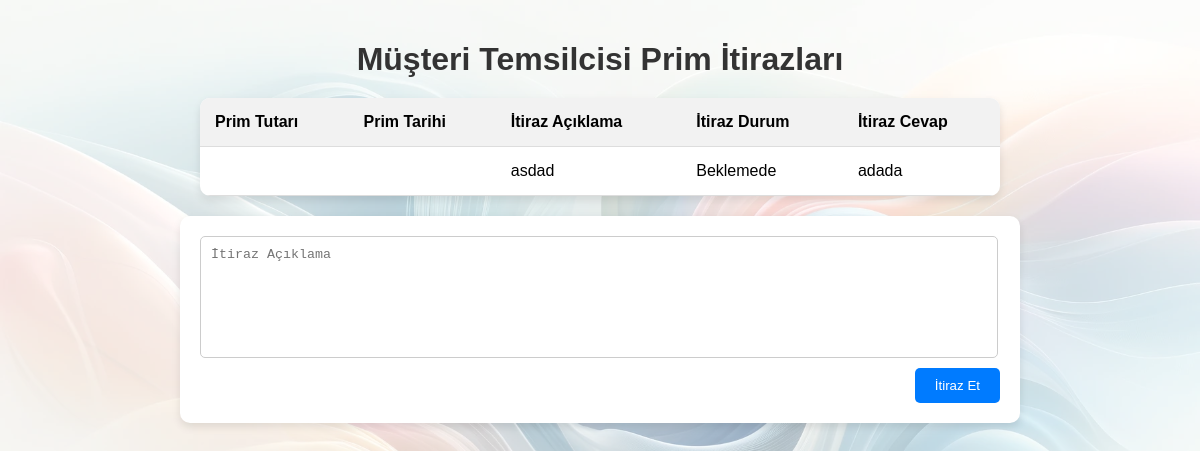
The app's page /personel/musteri_temsilcisi/yapilan_itirazlar/ (signed in) with its own data.
### personel_takip_sistemi/models.py (models this page shows)
class Primler(models.Model):
    MusteriTemsilcisi = models.ForeignKey(MusteriTemsilcisi, on_delete=models.CASCADE)
    ITIRAZ_EDILDI = models.BooleanField()
    ITIRAZ_DURUM_CHOISES = [
        ('Beklemede', 'Beklemede'),
        ('Onaylandı', 'Onaylandı'),
        ('Reddedildi', 'Reddedildi')
    ]
    ITIRAZ_DURUM = models.CharField(max_length=20, choices=ITIRAZ_DURUM_CHOISES, blank=True, null=True)
    PRIM_YIL = models.IntegerField()
    PRIM_AY_CHOISES = [
        ('Ocak', 'Ocak'),
        ('Şubat', 'Şubat'),
        ('Mart', 'Mart'),
        ('Nisan', 'Nisan'),
        ('Mayıs', 'Mayıs'),
        ('Haziran', 'Haziran'),
        ('Temmuz', 'Temmuz'),
        ('Ağustos', 'Ağustos'),
        ('Eylül', 'Eylül'),
        ('Ekim', 'Ekim'),
        ('Kasım', 'Kasım'),
        ('Aralık', 'Aralık'),
    ]
    PRIM_AY = models.CharField(max_length=20, choices=PRIM_AY_CHOISES)
    PRIM_MIKTARI = models.FloatField()
    ITIRAZ_ACIKLAMA = models.TextField(blank=True, null=True)
    ITIRAZ_CEVAP = models.TextField(blank=True, null=True)

### personel_takip_sistemi/decorators.py (the view)
    def wrap(request, *args, **kwargs):
        user = request.user
        if user.USER_TYPE == "MusteriTemsilcisi" or user.is_superuser == True:
            return function(request, *args, **kwargs)
        else:
            raise PermissionDenied

### personel_takip_sistemi/views.py (called while the page is built)
@login_required
@user_is_musteri_temsilcisi
def musteri_temsilcisi_primlere_yapilan_itirazlar_menusu(request):
    context = []
    musteri_temsilcisi = MusteriTemsilcisi.objects.get(user_id=request.user.id)
    primler = Primler.objects.filter(MusteriTemsilcisi_id=musteri_temsilcisi.id, ITIRAZ_EDILDI=True)
    for prim in primler:
        context.append({
            'PRIM_MIKTARI': prim.PRIM_MIKTARI,
            'PRIM_YIL': prim.PRIM_YIL,
            'PRIM_AY': prim.PRIM_AY,
            'ITIRAZ_ACIKLAMA': prim.ITIRAZ_ACIKLAMA,
            'ITIRAZ_DURUM': prim.ITIRAZ_DURUM,
            'ITIRAZ_CEVAP': prim.ITIRAZ_CEVAP,
        })
    return render(request, "app/musteri_temsilcisi/primlere_yapilan_itirazlar.html", {"context": context})

### personel_takip_sistemi/templates/app/musteri_temsilcisi/primlere_yapilan_itirazlar.html (shortened to what this page needs)
{% load static %}
<!DOCTYPE html>
<html lang="en">
<head>
    <link rel="stylesheet" href="{% static 'assets/css/itiraz.css' %}">
</head>
<body>
    <h1>Müşteri Temsilcisi Prim İtirazları</h1>
    <table>
        <thead>
            <tr>
                <th>Prim Tutarı</th>
                <th>Prim Tarihi</th>
                <th>İtiraz Açıklama</th>
                <th>İtiraz Durum</th>
                <th>İtiraz Cevap</th>
            </tr>
        </thead>
        <tbody id="primler-listesi">
            {% for prim in context %}
                <tr>
                    <td>{{ prim.PRIM_TUTARI }}</td>
                    <td>{{ prim.PRIM_TARIHI }}</td>
                    <td>{{ prim.ITIRAZ_ACIKLAMA }}</td>
                    <td>{{ prim.ITIRAZ_DURUM }}</td>
                    <td>{{ prim.ITIRAZ_CEVAP }}</td>
                </tr>
            {% endfor %}
        </tbody>
    </table>
    <form id="itiraz-form">
        <textarea name="itiraz_aciklama" id="itiraz_aciklama" placeholder="İtiraz Açıklama"></textarea>
        <button type="submit">İtiraz Et</button>
    </form>
</body>
</html>

### personel_takip_sistemi/static/assets/css/itiraz.css (style rules this page uses)
body { font-family: 'Arial', sans-serif; background: url("/static/assets/img/hero-bg-light.webp"); background-size: cover; display: flex; flex-direction: column; align-items: center; padding: 20px; margin: 0; }
h1 { margin-bottom: 20px; color: #333; z-index: 2; }
table { width: 100%; max-width: 800px; border-collapse: collapse; margin-bottom: 20px; background: #fff; box-shadow: 0 4px 8px rgba(0, 0, 0, 0.1); border-radius: 10px; overflow: hidden; z-index: 2; }
th, td { padding: 15px; text-align: left; border-bottom: 1px solid #ddd; z-index: 2; }
th { background: #f2f2f2; font-weight: bold; }
form { width: 100%; max-width: 800px; display: flex; flex-direction: column; gap: 10px; background: #fff; padding: 20px; border-radius: 10px; box-shadow: 0 4px 8px rgba(0, 0, 0, 0.1); z-index: 2; }
textarea { width: 100%; padding: 10px; border: 1px solid #ccc; border-radius: 5px; resize: none; height: 100px; width: 97%; }
button { align-self: flex-end; padding: 10px 20px; background-color: #007BFF; color: white; border: none; border-radius: 5px; cursor: pointer; }

### records on screen
Primler: ITIRAZ_ACIKLAMA "asdad", ITIRAZ_DURUM "Beklemede", ITIRAZ_CEVAP "adada"
